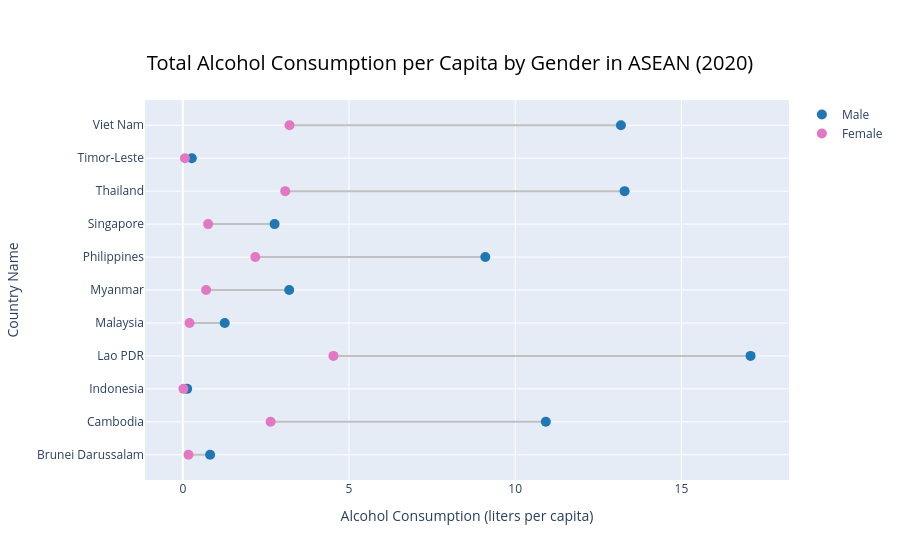

The cell this chart's notebook holds for it:
### Markdown cell above
- **Overview analysis:** It can be observed that the mortality rate from non-communicable diseases diseases is similar between the two sexes in countries in the region, with men generally having a higher mortality rate than women.

- **Observations and trends drawn from the data:**
  - The wide range of mortality rates, from low to high, indicates a significant gap between the sexes across countries.
  - The Philippines and Vietnam have a relatively large difference in sex mortality rates compared to the region, at around 15%.
  - In contrast, countries with smaller populations like Singapore, Brunei, and Timor-Leste show very little difference, at around 2-3%.
  - Although Thailand has a high life expectancy gap, the difference in mortality rates for this disease group between the two sexes is only average for the region.
  - Developed countries have better disease control, and lifestyle and behavior are important factors influencing this difference.
- **Inclusion:** 
  - Men have a higher mortality rate from non-communicable diseases than women in all ASEAN countries.
  - Developed countries have better disease control, and lifestyle and behavior are important factors influencing this difference.

### Code cell
# Dumbbell plot for Total alcohol consumption per capita (liters of pure alcohol, projected estimates, male 15+ years of age) between male and female in 2020
fig = go.Figure()
for i, row in df_2020.iterrows():
    fig.add_trace(go.Scatter(
        x=[row['Total alcohol consumption per capita, male (liters of pure alcohol, projected estimates, male 15+ years of age)'], row['Total alcohol consumption per capita, female (liters of pure alcohol, projected estimates, female 15+ years of age)']],
        y=[row['Country Name'], row['Country Name']],
        mode='lines',
        line=dict(color='#C0C0C0', width=2),
        showlegend=False
    ))


fig.add_trace(go.Scatter(
        x=df_2020['Total alcohol consumption per capita, male (liters of pure alcohol, projected estimates, male 15+ years of age)'], y=df_2020['Country Name'],
        mode='markers',
    name='Male',
    marker=dict(color='#1f77b4', size=10)
))

fig.add_trace(go.Scatter(
    x=df_2020['Total alcohol consumption per capita, female (liters of pure alcohol, projected estimates, female 15+ years of age)'], y=df_2020['Country Name'],
    mode='markers',
    name='Female',
    marker=dict(color='#e377c2', size=10)
))

fig.update_layout(
    title={
        'text': "Total Alcohol Consumption per Capita by Gender in ASEAN (2020)",
        'y': 0.9,          # Vị trí theo chiều dọc (0 đến 1)
        'x': 0.5,          # Vị trí theo chiều ngang (0.5 là căn giữa)
        'xanchor': 'center',
        'yanchor': 'top',
        'font': dict(size=20, color='black') # Chỉnh cỡ chữ và màu sắc
    },
    xaxis_title="Alcohol Consumption (liters per capita)",
    yaxis_title="Country Name",
    margin=dict(t=100)     # Tăng lề trên để tiêu đề không bị dính vào biểu đồ
)

fig.show()

### Figure 1 — Plotly figure (JSON) as saved in the notebook; plotly's stock layout.template omitted (floating-point values rounded to 4 significant figures)
{"data": [{"line": {"color": "#C0C0C0", "width": 2}, "mode": "lines", "showlegend": false, "type": "scatter", "x": [0.82, 0.17], "y": ["Brunei Darussalam", "Brunei Darussalam"]}, {"line": {"color": "#C0C0C0", "width": 2}, "mode": "lines", "showlegend": false, "type": "scatter", "x": [10.92, 2.64], "y": ["Cambodia", "Cambodia"]}, {"line": {"color": "#C0C0C0", "width": 2}, "mode": "lines", "showlegend": false, "type": "scatter", "x": [0.13, 0.018], "y": ["Indonesia", "Indonesia"]}, {"line": {"color": "#C0C0C0", "width": 2}, "mode": "lines", "showlegend": false, "type": "scatter", "x": [17.08, 4.53], "y": ["Lao PDR", "Lao PDR"]}, {"line": {"color": "#C0C0C0", "width": 2}, "mode": "lines", "showlegend": false, "type": "scatter", "x": [1.26, 0.2], "y": ["Malaysia", "Malaysia"]}, {"line": {"color": "#C0C0C0", "width": 2}, "mode": "lines", "showlegend": false, "type": "scatter", "x": [3.2, 0.7], "y": ["Myanmar", "Myanmar"]}, {"line": {"color": "#C0C0C0", "width": 2}, "mode": "lines", "showlegend": false, "type": "scatter", "x": [9.1, 2.18], "y": ["Philippines", "Philippines"]}, {"line": {"color": "#C0C0C0", "width": 2}, "mode": "lines", "showlegend": false, "type": "scatter", "x": [2.76, 0.76], "y": ["Singapore", "Singapore"]}, {"line": {"color": "#C0C0C0", "width": 2}, "mode": "lines", "showlegend": false, "type": "scatter", "x": [13.29, 3.08], "y": ["Thailand", "Thailand"]}, {"line": {"color": "#C0C0C0", "width": 2}, "mode": "lines", "showlegend": false, "type": "scatter", "x": [0.27, 0.062], "y": ["Timor-Leste", "Timor-Leste"]}, {"line": {"color": "#C0C0C0", "width": 2}, "mode": "lines", "showlegend": false, "type": "scatter", "x": [13.18, 3.21], "y": ["Viet Nam", "Viet Nam"]}, {"marker": {"color": "#1f77b4", "size": 10}, "mode": "markers", "name": "Male", "type": "scatter", "x": [0.82, 10.92, 0.13, 17.08, 1.26, 3.2, 9.1, 2.76, 13.29, 0.27, 13.18], "y": ["Brunei Darussalam", "Cambodia", "Indonesia", "Lao PDR", "Malaysia", "Myanmar", "Philippines", "Singapore", "Thailand", "Timor-Leste", "Viet Nam"]}, {"marker": {"color": "#e377c2", "size": 10}, "mode": "markers", "name": "Female", "type": "scatter", "x": [0.17, 2.64, 0.018, 4.53, 0.2, 0.7, 2.18, 0.76, 3.08, 0.062, 3.21], "y": ["Brunei Darussalam", "Cambodia", "Indonesia", "Lao PDR", "Malaysia", "Myanmar", "Philippines", "Singapore", "Thailand", "Timor-Leste", "Viet Nam"]}], "layout": {"margin": {"t": 100}, "title": {"font": {"color": "black", "size": 20}, "text": "Total Alcohol Consumption per Capita by Gender in ASEAN (2020)", "x": 0.5, "xanchor": "center", "y": 0.9, "yanchor": "top"}, "xaxis": {"title": {"text": "Alcohol Consumption (liters per capita)"}}, "yaxis": {"title": {"text": "Country Name"}}}}
